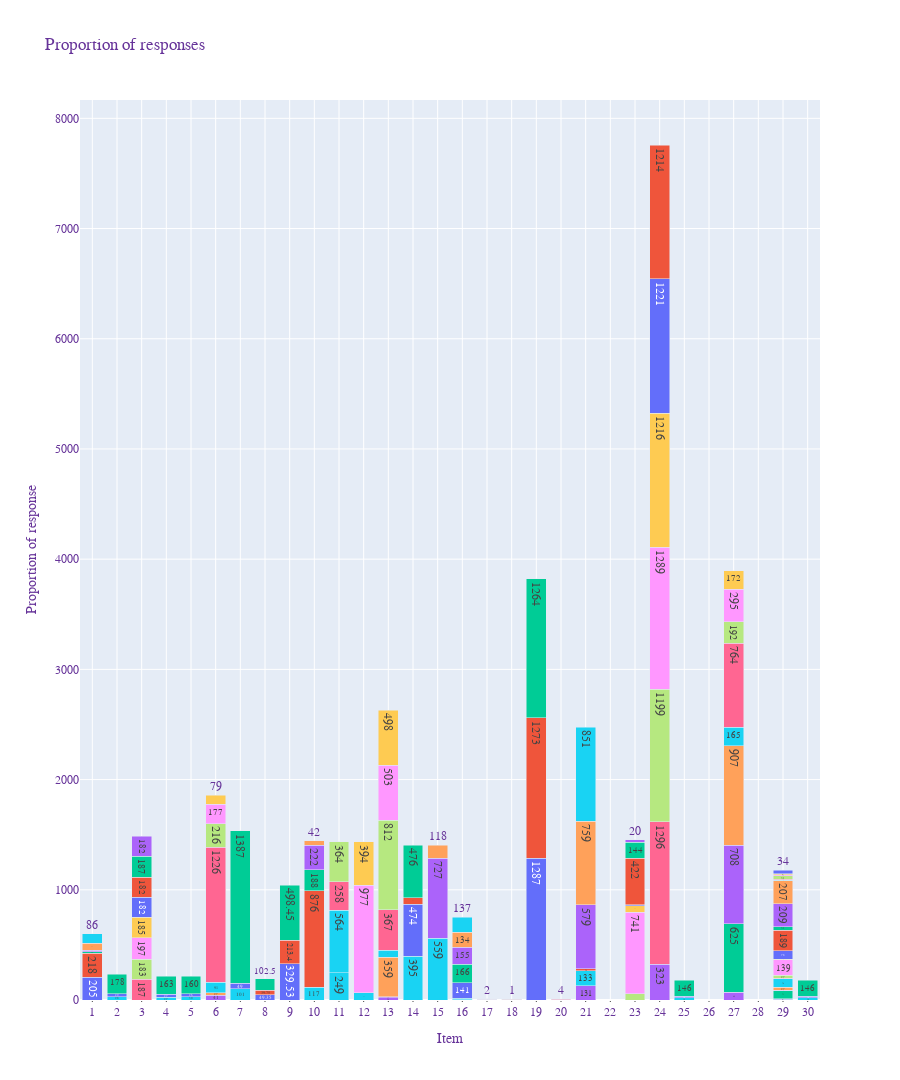

Notebook source saved alongside this figure:
### Markdown cell above
## OVERALL - proportionalised and unproportionalised (show)

### Code cell
fig = px.bar(xn, x="Group", color="Option",
             y='Count',
             title="A Grouped Bar Chart With Plotly Express in Python",
             barmode='group',
             height=1080,
             text_auto=True
            )
fig.update_layout(
    title="Proportion of responses",
    xaxis_title="Item",
    yaxis_title="Proportion of response",
    legend_title="Options",
    font=dict(
        family="Courier New, monospace",
        size=12,
        color="RebeccaPurple"
    ),
barmode="stack",
)

fig.update_traces(showlegend=False)
fig.update_traces(marker_showscale=False)

fig.update_xaxes(
    showgrid=True,
    ticks="outside",
    tickson="boundaries",
    ticklen=1,
    tickmode='linear'
)

fig.show()
